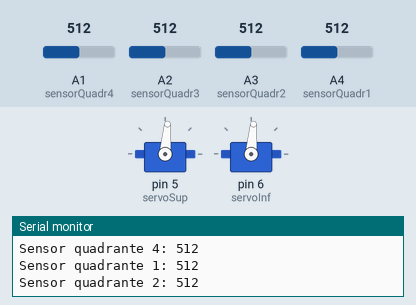
Recording of a sketch running on a simulated Arduino Uno, built with avr-gcc and run on an emulated ATmega328P. On the bench: 2 × servo, the last lines printed to the serial monitor. The inputs (shaded band) are chosen by the test bench; at power-on: A2 (sensorQuadr3) = 512, A1 (sensorQuadr4) = 512, A4 (sensorQuadr1) = 512, A3 (sensorQuadr2) = 512.

Above: at 1.2 s.
1.3 s: A2 (sensorQuadr3) set to 716
At 4.07 s:
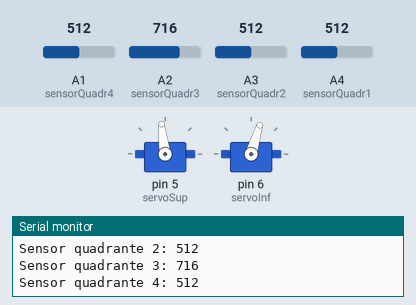
4.3 s: A1 (sensorQuadr4) set to 716
7.3 s: A4 (sensorQuadr1) set to 992
At 7.33 s:
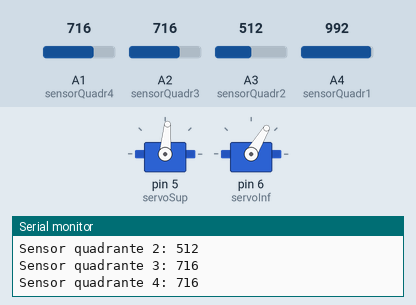
10.3 s: A3 (sensorQuadr2) set to 306
At 10.36 s:
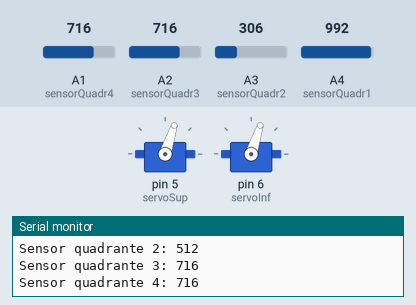
13.3 s: A1 (sensorQuadr4) set to 306
16.3 s: A3 (sensorQuadr2) set to 575
19.3 s: A3 (sensorQuadr2) set to 599
At 19.67 s:
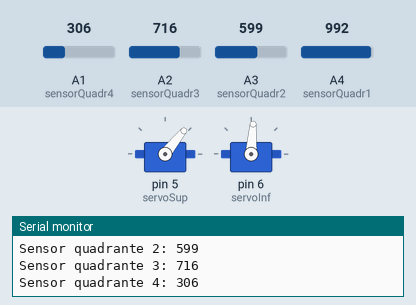
Timing chart, 0 to 28.0 s (numbered marks = the images above; inputs shaded):
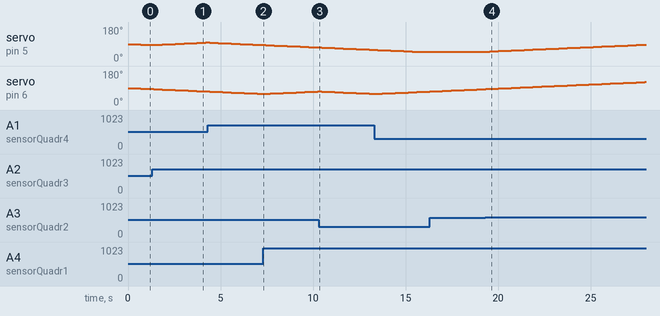

The sketch:

codeV1.ino
```cpp
//CÓDIGO SOLAR TRACKER - PROJETO CASA SUSTENTÁVEL
//AUTOR: LUCAS EDUARDO DIAS DE OLIVEIRA
//DATA: 22/10/2023

#include <Servo.h>

//SENSORES
#define sensorQuadr1 A4
#define sensorQuadr2 A3
#define sensorQuadr3 A2
#define sensorQuadr4 A1

int valSensorQuadr1 = 0;
int valSensorQuadr2 = 0;
int valSensorQuadr3 = 0;
int valSensorQuadr4 = 0;

int returnSensor(int sensor);


//SERVOS
byte angServoSup = 90;
byte angServoInf = 90;

Servo servoSup;
Servo servoInf;

void atualizaAngServo();
void controlAngServoSup();
void controlAngServoInf();


byte limiteSupAngServoSup=130;
byte limiteInfAngServoSup=50;

byte limiteSupAngServoInf=130;
byte limiteInfAngServoInf=50;


void setup() {
  pinMode(sensorQuadr1, INPUT);
  pinMode(sensorQuadr2, INPUT);
  pinMode(sensorQuadr3, INPUT);
  pinMode(sensorQuadr4, INPUT);

  Serial.begin(57600);

  servoSup.attach(5);
  servoInf.attach(6);

  servoSup.write(90);
  servoInf.write(90);


}

void loop() {


  Serial.println("Sensor quadrante 1: " + String(returnSensor(sensorQuadr1)));
  Serial.println("Sensor quadrante 2: " + String(returnSensor(sensorQuadr2)));
  Serial.println("Sensor quadrante 3: " + String(returnSensor(sensorQuadr3)));
  Serial.println("Sensor quadrante 4: " + String(returnSensor(sensorQuadr4)));


  delay(50);

  controlAngServoInf();
  controlAngServoSup();
  atualizaAngServo();


}

int returnSensor(int sensor){
  int geralValueSensor=0;
  geralValueSensor=analogRead(sensor);
  delay(15);
  return geralValueSensor;
}

void atualizaAngServo(){
  servoSup.write(angServoSup);
  servoInf.write(angServoInf);
}

void controlAngServoSup(){
  if(returnSensor(sensorQuadr2) + returnSensor(sensorQuadr3)>returnSensor(sensorQuadr1) + returnSensor(sensorQuadr4)){
    angServoSup++;
  }else{
    angServoSup--;
  }
  if(angServoSup>=limiteSupAngServoSup){
    angServoSup=limiteSupAngServoSup;
  }
  if(angServoSup<=limiteInfAngServoSup){
    angServoSup=limiteInfAngServoSup;
  }
}

void controlAngServoInf(){
  if(returnSensor(sensorQuadr1) + returnSensor(sensorQuadr2)>returnSensor(sensorQuadr3) + returnSensor(sensorQuadr4)){
    angServoInf++;
  }else{
    angServoInf--;
  }
  if(angServoInf>=limiteSupAngServoInf){
    angServoInf=limiteSupAngServoInf;
  }
  if(angServoInf<=limiteInfAngServoInf){
    angServoInf=limiteInfAngServoInf;
  }
}
```

Measured:
- the behaviour switches between 582 and 583 on A3 (sensorQuadr2) (found by bisection; images 3 and 4)
- after the input at 19.3 s, servo on pin 5 (servoSup): moves from 50° to 87° over 8.4 s, starting after 0.26 s
